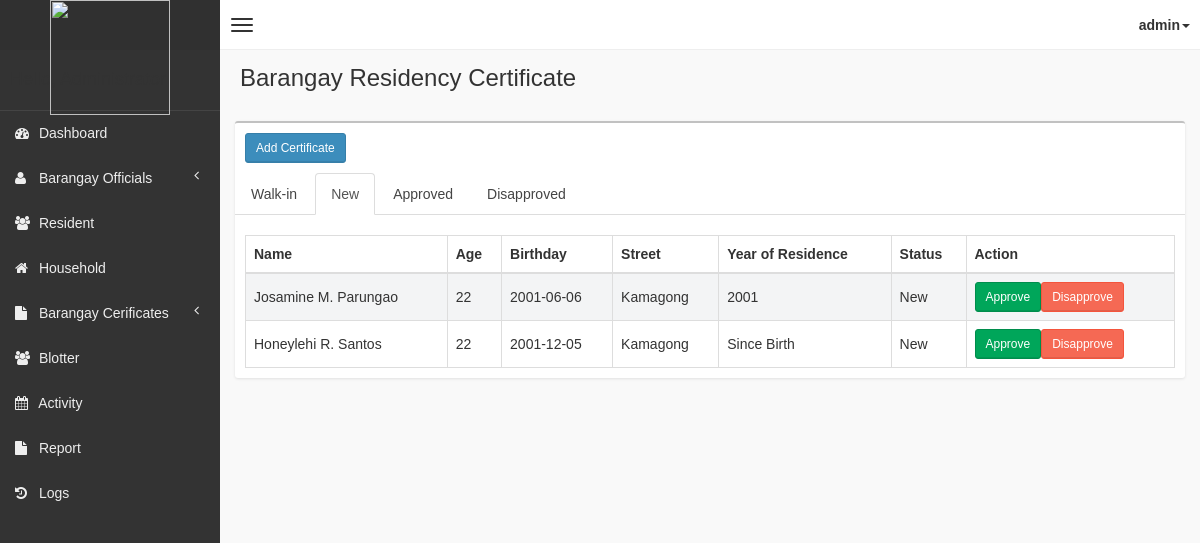
The page /pages/residency/residency.php (signed in) on the database its author committed.
### tables this page shows
CREATE TABLE `residency_cert` (
  `id` int(11) NOT NULL,
  `ownerId` int(255) NOT NULL,
  `fname` varchar(100) NOT NULL,
  `mname` varchar(100) NOT NULL,
  `lname` varchar(100) NOT NULL,
  `age` varchar(20) NOT NULL,
  `bday` varchar(100) NOT NULL,
  `purok` varchar(100) NOT NULL,
  `year_stayed` varchar(100) NOT NULL,
  `date_issued` date NOT NULL,
  `amount` varchar(100) NOT NULL,
  `status` varchar(100) NOT NULL,
  `cert_amount` varchar(100) NOT NULL,
  `pickup_date` varchar(100) NOT NULL
);

### pages/residency/residency.php (the view, shortened to what this page needs)
<!DOCTYPE html>
<html>
<head>
    <?php
    if (!isset($_SESSION['role'])) {
        header("Location: ../../login.php");
    } else {
        include '../head_css.php';
    }
    ?>
</head>
<body class="skin-black">
    <?php
    include "../connection.php";
    include '../header.php';
    ?>
    <div class="wrapper row-offcanvas row-offcanvas-left">
        <?php include '../sidebar-left.php'; ?>
        <aside class="right-side">
            <section class="content-header">
                <h1>
                    Barangay Residency Certificate
                </h1>
            </section>
            <section class="content">
                <div class="box">
                    <div class="box-header">
                        <div class="button-wrapper">
                            <button class='btn btn-primary btn-sm requestCertificateBtn' data-toggle='modal' data-target='#requestModal'>Add Certificate</button>
                        </div>
                        <ul class="nav nav-tabs" id="myTab">
                            <li><a data-toggle="tab" href="#walk-in">Walk-in</a></li>
                            <li class="active"><a data-toggle="tab" href="#new">New</a></li>
                            <li><a data-toggle="tab" href="#approved">Approved</a></li>
                            <li><a data-toggle="tab" href="#disapproved">Disapproved</a></li>
                        </ul>
                    </div>
                    <div class="box-body table-responsive">
                        <div class="tab-content">
                            <div id="new" class="tab-pane fade in active">
                                <table class="table table-bordered table-striped">
                                    <thead>
                                        <tr>
                                            <th>Name</th>
                                            <th>Age</th>
                                            <th>Birthday</th>
                                            <th>Street</th>
                                            <th>Year of Residence</th>
                                            <th>Status</th>
                                            <th>Action</th>
                                        </tr>
                                    </thead>
                                    <tbody>
                                        <?php
                                        $result = mysqli_query($con, "SELECT id, CONCAT(fname, ' ', mname, ' ', lname) AS completename, age, bday, purok, year_stayed, status FROM residency_cert WHERE status='New'");
                                        while ($row = mysqli_fetch_array($result)) {
                                            echo "<tr>";
                                            echo "<td>" . $row['completename'] . "</td>";
                                            echo "<td>" . $row['age'] . "</td>";
                                            echo "<td>" . $row['bday'] . "</td>";
                                            echo "<td>" . $row['purok'] . "</td>";
                                            echo "<td>" . $row['year_stayed'] . "</td>";
                                            echo "<td>" . $row['status'] . "</td>";
                                            echo "<td>";
                                            echo "<button class='btn btn-success btn-sm approveCertificateBtn' data-certificate-id='" . $row['id'] . "'>Approve</button>";
                                            echo "<button class='btn btn-danger btn-sm disapproveCertificateBtn' data-certificate-id='" . $row['id'] . "'>Disapprove</button>";
                                            echo "</td>";
                                            echo "</tr>";
                                        }
                                        ?>
                                    </tbody>
                                </table>
                            </div>
                        </div>
                    </div>
                </div>
            </section>
        </aside>
    </div>
</body>
</html>

### css/AdminLTE.css (style rules this page uses)
html, body { overflow-x: hidden !important; font-family: "Source Sans Pro", sans-serif; -webkit-font-smoothing: antialiased; min-height: 100%; background: #f9f9f9; }
a { color: #3c8dbc; }
.wrapper { min-height: 100%; }
.wrapper:before, .wrapper:after { display: table; content: " "; }
.wrapper:after { clear: both; }
.right-side, .left-side { min-height: 100%; display: block; }
.right-side { background-color: #f9f9f9; margin-left: 220px; }
.content { padding: 20px 15px; background: #f9f9f9; }
h1, h2, h3, h4, h5, h6, .h1, .h2, .h3, .h4, .h5, .h6 { font-family: "Source Sans Pro", sans-serif; }
.table-striped > tbody > tr:nth-child(odd) > td, .table-striped > tbody > tr:nth-child(odd) > th { background-color: #f3f4f5; }
.right-side > .content-header { position: relative; padding: 15px 15px 10px 20px; }
.right-side > .content-header > h1 { margin: 0; font-size: 24px; }
.box { position: relative; background: #ffffff; border-top: 2px solid #c1c1c1; margin-bottom: 20px; -webkit-border-radius: 3px; -moz-border-radius: 3px; border-radius: 3px; width: 100%; box-shadow: 0px 1px 3px rgba(0, 0, 0, 0.1); }
.box .box-header { position: relative; -webkit-border-top-left-radius: 3px; -webkit-border-top-right-radius: 3px; -webkit-border-bottom-right-radius: 0; -webkit-border-bottom-left-radius: 0; -moz-border-radius-topleft: 3px; -moz-border-radius-topright: 3px; -moz-border-radius-bottomright: 0; -moz-border-radius-bottomleft: 0; border-top-left-radius: 3px; border-top-right-radius: 3px; border-bottom-right-radius: 0; border-bottom-left-radius: 0; border-bottom: 0px solid #f4f4f4; color: #444; padding-bottom: 10px; }
.box .box-header:before, .box .box-header:after { display: table; content: " "; }
.box .box-header:after { clear: both; }
.box .box-header a { color: #444; }
.box .box-body { padding: 10px; -webkit-border-top-left-radius: 0; -webkit-border-top-right-radius: 0; -webkit-border-bottom-right-radius: 3px; -webkit-border-bottom-left-radius: 3px; -moz-border-radius-topleft: 0; -moz-border-radius-topright: 0; -moz-border-radius-bottomright: 3px; -moz-border-radius-bottomleft: 3px; border-top-left-radius: 0; border-top-right-radius: 0; border-bottom-right-radius: 3px; border-bottom-left-radius: 3px; }
.box .box-body .table { margin-bottom: 0; }
.btn { font-weight: 500; -webkit-border-radius: 3px; -moz-border-radius: 3px; border-radius: 3px; border: 1px solid transparent; -webkit-box-shadow: inset 0px -2px 0px 0px rgba(0, 0, 0, 0.09); -moz-box-shadow: inset 0px -2px 0px 0px rgba(0, 0, 0, 0.09); box-shadow: inset 0px -1px 0px 0px rgba(0, 0, 0, 0.09); }
.btn.btn-primary { background-color: #3c8dbc; border-color: #367fa9; }
.btn.btn-success { background-color: #00a65a; border-color: #008d4c; }
.btn.btn-danger { background-color: #f56954; border-color: #f4543c; }
.btn.btn-sm { font-size: 12px; }
.skin-black .right-side > .content-header { background: transparent; box-shadow: none; }

### pages/residency/residency.php (style rules this page uses)
.button-wrapper { margin-left: 10px; margin-top: 10px; margin-bottom: 10px; }

### rows shown on the page
residency_cert: completename "Josamine M. Parungao", age "22", bday "2001-06-06", purok "Kamagong", year_stayed "2001", status "New"
residency_cert: completename "Honeylehi R. Santos", age "22", bday "2001-12-05", purok "Kamagong", year_stayed "Since Birth", status "New"

### other values the page prints
$_SESSION['username'] "admin"
